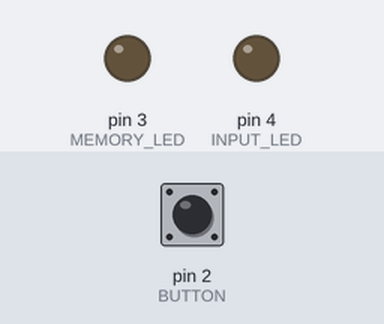
Bench run of a sketch on a simulated Arduino Uno, built with avr-gcc and run on an emulated ATmega328P. Parts: output pins drawn as LEDs (lit = HIGH). The inputs (shaded band) are chosen by the test bench; at power-on: pin 2 (BUTTON) LOW. What the sketch prints to the serial monitor is not drawn.

Above: at 1.2 s.
1.3 s: pin 2 (BUTTON) pulled HIGH for 0.15 s
At 1.37 s:
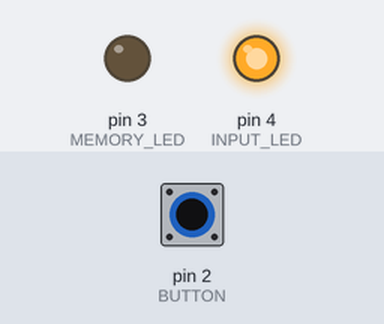
4.2 s: pin 2 (BUTTON) pulled HIGH for 1 s
At 6.45 s:
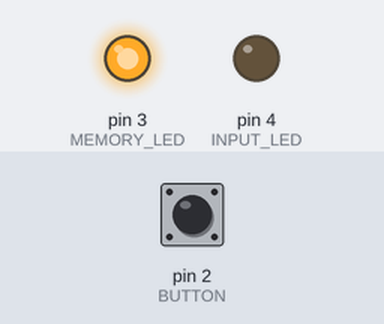
8.0 s: pin 2 (BUTTON) pulled HIGH for 3.2 s
At 9.4 s:
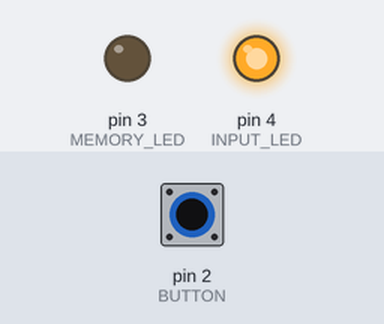
Timing chart, 0 to 14.0 s (numbered marks = the images above; inputs shaded):
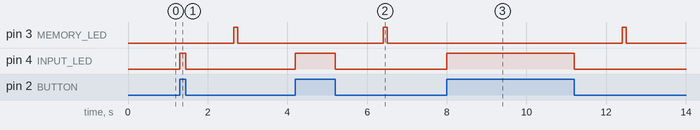

The sketch:

ButtonMultiplePressMemory.ino
```cpp
uint8_t BUTTON = 2;
uint8_t MEMORY_LED = 3;
uint8_t INPUT_LED = 4;


uint64_t __last_time = 0;


enum ProgramStatus {
  WAITING_INPUT,
  TAKING_INPUT,
  BLINKING_LIGHT
};

uint16_t MAX_PRESS_DELAY = 1000;
uint16_t BUTTON_ON_TIME = 100;
uint16_t BUTTON_OFF_TIME = 200;


ProgramStatus status;
uint16_t time_since_last_press = 0;
uint8_t last_button_state = 0;
uint16_t press_counter = 0;
uint8_t led_state = 0;
uint16_t time_since_last_led_action = 0;

void setup() {
 pinMode(BUTTON, INPUT);
 pinMode(MEMORY_LED, OUTPUT);
 pinMode(INPUT_LED, OUTPUT);
 Serial.begin(9600);


 __last_time = millis();
 status = WAITING_INPUT;
}

void loop() {
  uint16_t deltaT = millis() - __last_time;
  __last_time = millis();

  switch(status)
  {
    case WAITING_INPUT:
      // If we receive input from the button,
      // Begin the taking_input state
      if(digitalRead(BUTTON))
        {
          digitalWrite(INPUT_LED, HIGH);
          last_button_state = 1;
          press_counter += 1;
          status = TAKING_INPUT;
          time_since_last_press = 0;
          break;
        }
        digitalWrite(INPUT_LED, LOW);
      break;
    case TAKING_INPUT:
      time_since_last_press += deltaT;
      if(time_since_last_press > MAX_PRESS_DELAY)
      {
        status = BLINKING_LIGHT;
        led_state = 0;
        time_since_last_led_action = 0;
        break;
      }

      if(digitalRead(BUTTON))
      {
        digitalWrite(INPUT_LED, HIGH);
        time_since_last_press = 0;
        if(last_button_state == 0)
        {
          last_button_state = 1;
          press_counter += 1;
          break;
        }
      }
      else
      {
        digitalWrite(INPUT_LED, LOW);
        last_button_state = 0;
      }
      break;
    case BLINKING_LIGHT:
        time_since_last_led_action += deltaT;
        if(press_counter == 0)
        {
          status = WAITING_INPUT;
          break;
        }
        if(led_state == 0 && time_since_last_led_action >= BUTTON_OFF_TIME)
        {
          time_since_last_led_action = 0;
          led_state = 1;
          digitalWrite(MEMORY_LED, HIGH);
          break;
        }
        if(led_state == 1 && time_since_last_led_action >= BUTTON_ON_TIME)
        {
          time_since_last_led_action = 0;
          led_state = 0;
          digitalWrite(MEMORY_LED, LOW);
          press_counter -= 1;
          break;
        }
      break;
  }

  Serial.println(press_counter);


}
```

Measured:
- after the input at 1.3 s, pin 3 (MEMORY_LED): LOW → HIGH after 1.4 s, → LOW 0.10 s later; pin 4 (INPUT_LED): LOW → HIGH at once, → LOW 0.15 s later
- after the input at 4.2 s, pin 3 (MEMORY_LED): LOW → HIGH after 2.2 s, → LOW 0.10 s later; pin 4 (INPUT_LED): LOW → HIGH at once, → LOW 1.0 s later
- after the input at 8.0 s, pin 3 (MEMORY_LED): LOW → HIGH after 4.4 s, → LOW 0.10 s later; pin 4 (INPUT_LED): LOW → HIGH at once, → LOW 3.2 s later
